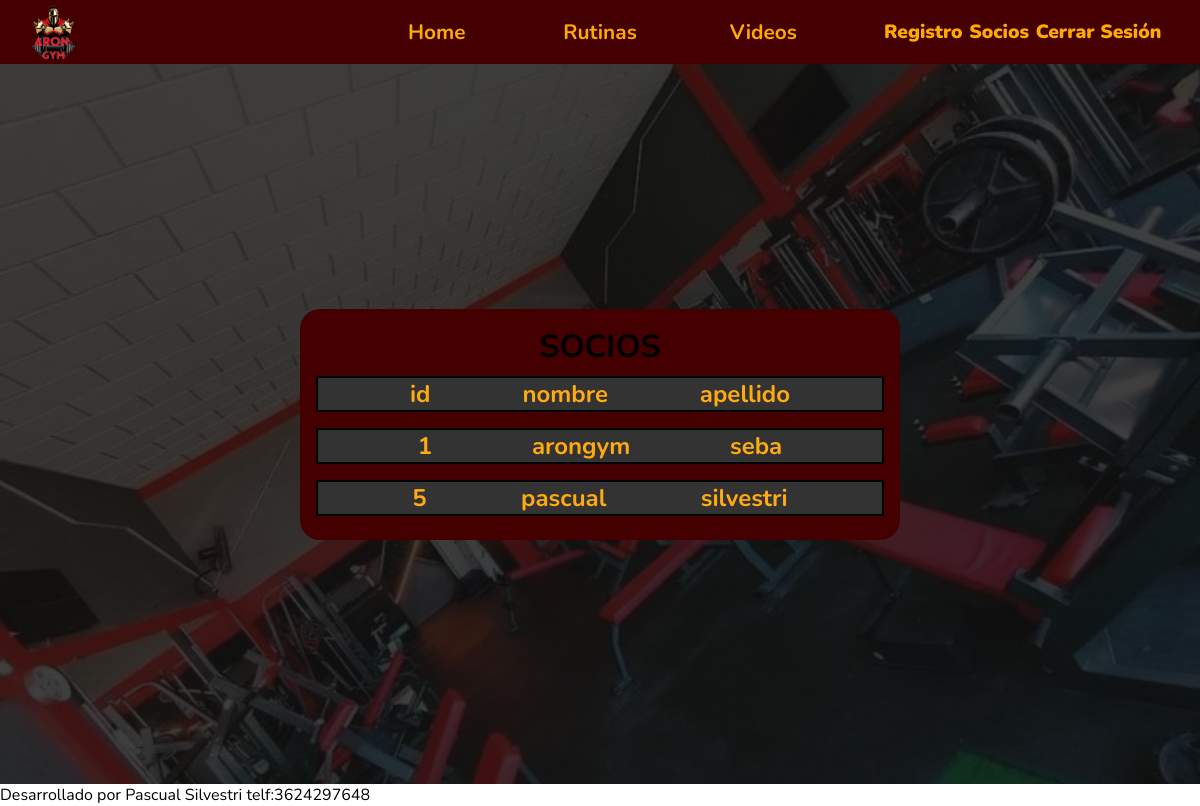
The page /Usuario/ (signed in) on the database its author committed.
### apps/usuarios/models.py (models this page shows)
class Usuario(AbstractUser):
    pass

### apps/usuarios/views.py (the view)
# urls.py: path('', views.usuario, name = 'usuarios'),
def usuario(request):
    usuario = Usuario.objects.all()
    context = {'usuario':usuario}
    return render(request,'usuarios/usuarios.html',context)

### templates/usuarios/usuarios.html (shortened to what this page needs)
{% extends 'base.html' %}
{% load static %}
{% block contenedor %}
<main class='main_usuarios'>
    <div class="contenedor_usuarios">
        <h1 class="titulo">
            SOCIOS
        </h1>
        <div class="row">
            <div class="cols">
                <h2>id</h2>
            </div>
            <div class="cols">
                <h2>nombre</h2>
            </div>
            <div class="cols">
                <h2>apellido</h2>
            </div>
        </div>
        {% for i in usuario %}
        <div class="row">
            <div class="cols">
                <h2>{{i.id}}</h2>
            </div>
            <div class="cols">
                <h2>{{i.first_name}}</h2>
            </div>
            <div class="cols">
                <h2>{{i.last_name}}</h2>
            </div>
        </div>
        {% endfor %}
    </div>
</main>
{% endblock %}

### static/css/style_global.css (style rules this page uses)
:root { --letra: 'Nunito', sans-serif; }
* { padding:0; margin:0; box-sizing: border-box; font-family: var(--letra); }
body { width: 100vw; min-height: 100vh; height: 100vh; }

### static/css/usuarios/usuarios.css (style rules this page uses)
.main_usuarios { width: 100%; min-height: 90vh; display: flex; justify-content: center; align-items: center; background: url(../../img/fondo_videos.jpg) no-repeat center center; background-size: cover; position: relative; }
.contenedor_usuarios { width: 50%; height: auto; padding: 1rem; display: flex; flex-direction: column; justify-content: center; align-items: center; z-index: 10; background-color: #400; border-radius: 20px; }
.row { display: flex; width: 100%; height: auto; justify-content: space-evenly; margin: 0.5rem 0; border: 2px solid #000; background-color: #333; }
.cols { color:#fa1; }

### rows shown on the page
Usuario: id "1", first_name "arongym", last_name "seba"
Usuario: id "5", first_name "pascual", last_name "silvestri"
